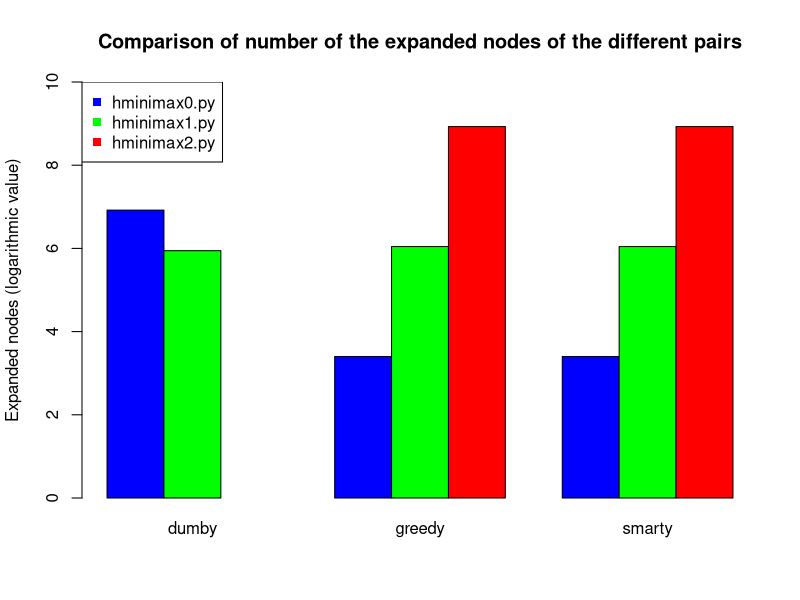

Write the R code that produced this figure.
dumby_node <- c(log(1013), log(382), Inf)
greedy_node <- c(log(30), log(422), log(7553))
smarty_node <- c(log(30), log(422), log(7553))

colors <- c("blue", "green", "red", "blue", "green", "red", "blue", "green", "red")

barplot(cbind(dumby_node, greedy_node, smarty_node), beside = TRUE, names.arg = c("dumby", "greedy", "smarty"), col = colors, ylim = c(0,10), main = "Comparison of number of the expanded nodes of the different pairs", ylab = "Expanded nodes (logarithmic value)")
legend("topleft", legend = c("hminimax0.py", "hminimax1.py", "hminimax2.py"), col=c("blue", "green", "red"), pch = c(15,15))

